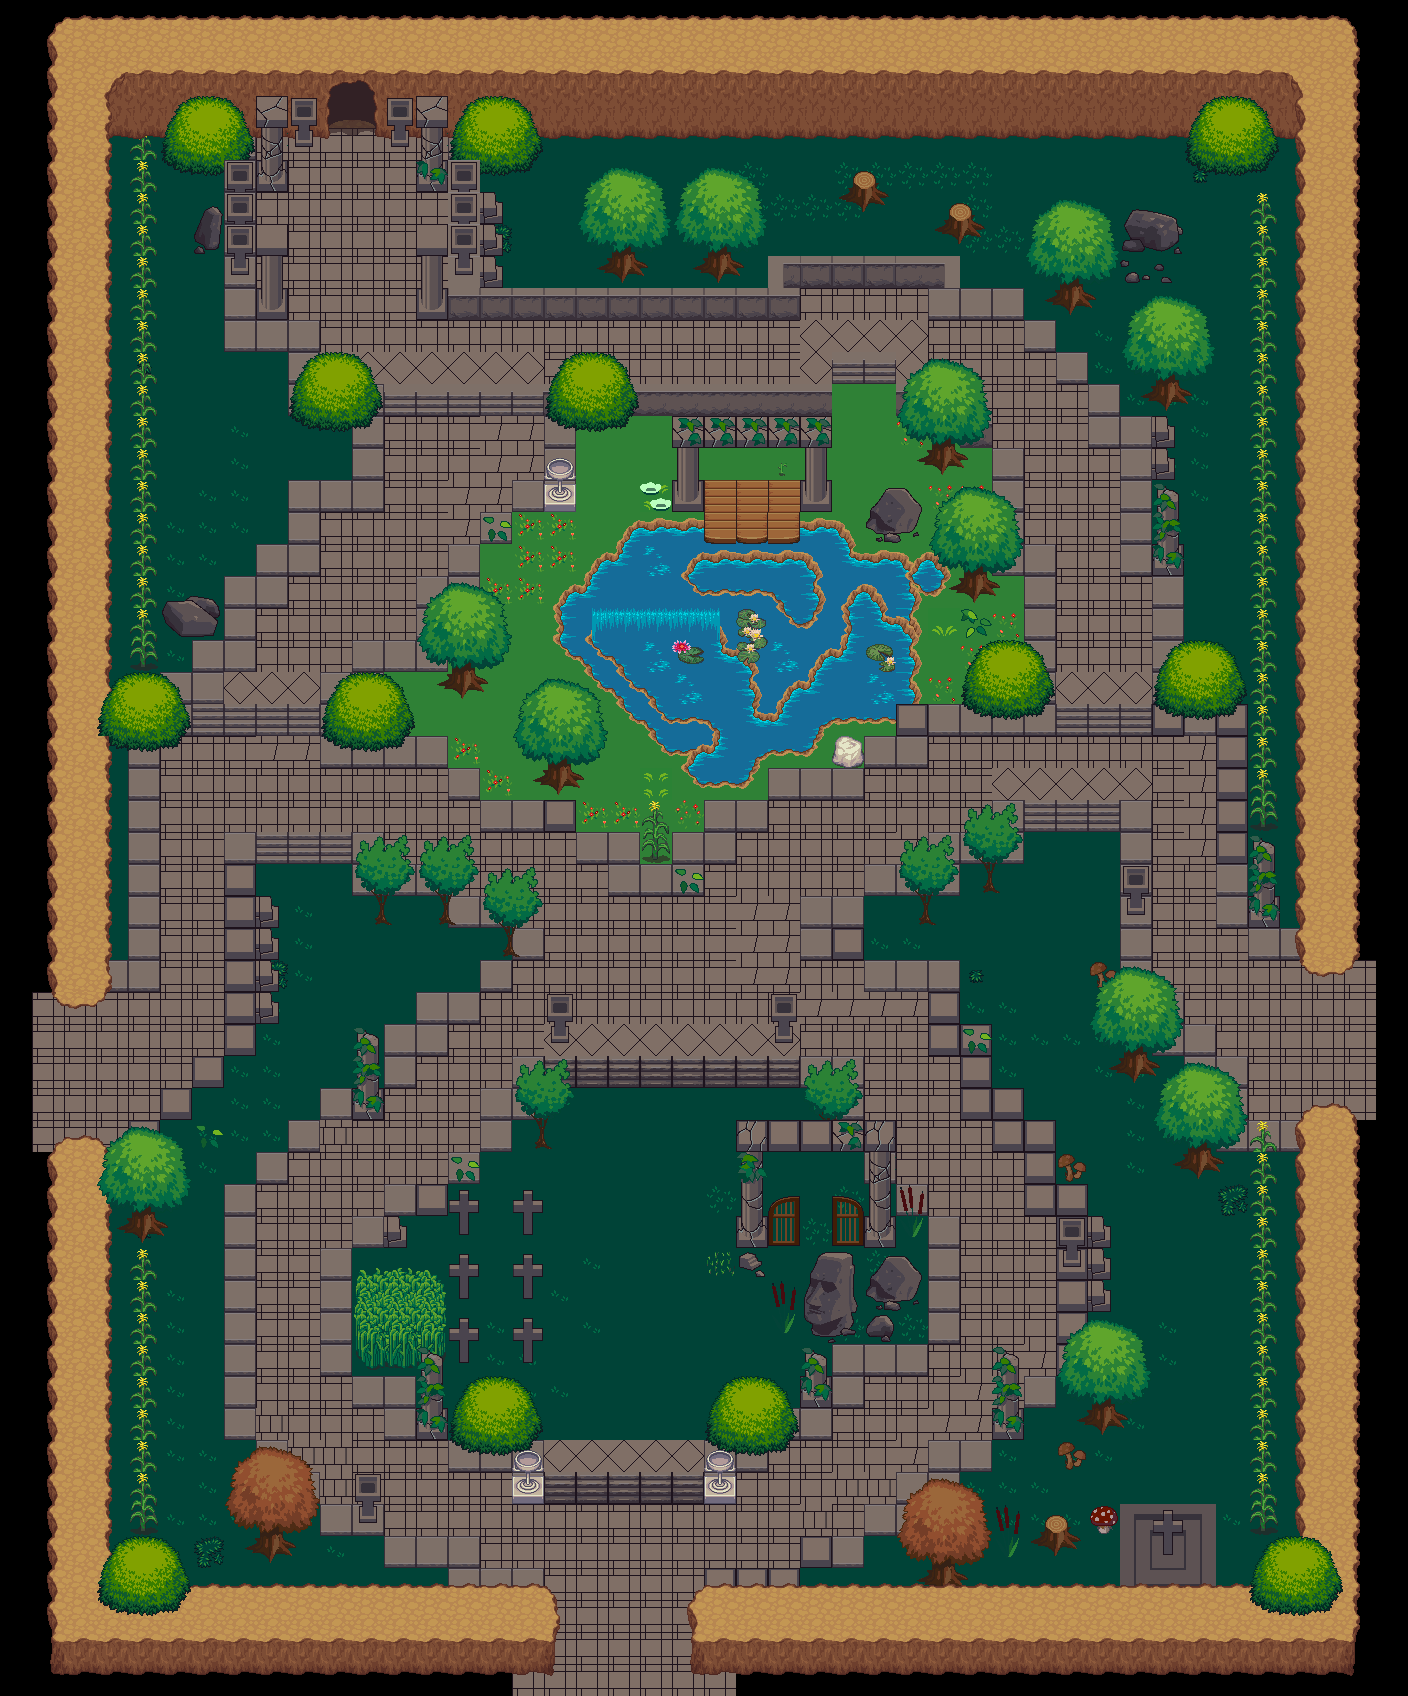

This game map was drawn from its Tiled (.tmx) file and the tilesets committed beside it. A one-line description and the trimmed map source follow:
An orthogonal 44x53 tile map with 32x32 px tiles, 8 tile layers (background, arena, grass details, road, ...) and 278 objects.

<map version="1.5" tiledversion="1.6.0" orientation="orthogonal" renderorder="right-down" width="44" height="53" tilewidth="32" tileheight="32" infinite="0" nextlayerid="14" nextobjectid="286">
 <tileset firstgid="1" source="klipartz.com.tsx" />
 <layer id="1" name="background" width="44" height="53">
  <data>[2332 cells, 1748 non-empty, 3 distinct tile ids]</data>
 </layer>
 <layer id="2" name="arena" width="44" height="53">
  <data>[2332 cells, 44 non-empty, 14 distinct tile ids]</data>
 </layer>
 <layer id="5" name="grass details" width="44" height="53">
  <data>[2332 cells, 266 non-empty, 28 distinct tile ids]</data>
 </layer>
 <layer id="6" name="road" width="44" height="53">
  <data>[2332 cells, 1072 non-empty, 27 distinct tile ids]</data>
 </layer>
 <layer id="7" name="details" width="44" height="53">
  <data>[2332 cells, 347 non-empty, 85 distinct tile ids]</data>
 </layer>
 <layer id="11" name="details1" width="44" height="53">
  <data>[2332 cells, 36 non-empty, 13 distinct tile ids]</data>
 </layer>
 <layer id="4" name="walls" width="44" height="53">
  <data>[2332 cells, 617 non-empty, 32 distinct tile ids]</data>
 </layer>
 <objectgroup id="9" name="exits">
  <object id="1" x="324" y="125" width="54" height="37.5" />
  <object id="2" x="66" y="1014" width="42" height="122" />
  <object id="3" x="554.667" y="1606" width="141.333" height="20.6667" />
  <object id="4" x="1311" y="962.5" width="31.5" height="151.5" />
 </objectgroup>
 <objectgroup id="10" name="collisions">
  <object id="5" x="175.667" y="117.333" width="65.3333" height="52.6667" />
  <object id="6" x="258" y="159.667" width="31" height="29.3333" />
  <object id="7" x="261.667" y="138.333" width="21" height="31.6667" />
  <object id="8" x="294.667" y="119" width="18.6667" height="26" />
  <object id="9" x="390.333" y="118.667" width="18.3333" height="27" />
  <object id="10" x="417.667" y="160.667" width="30" height="30.3333" />
  <object id="11" x="421" y="141.333" width="21.3333" height="33.3333" />
  <object id="12" x="225.333" y="162" width="30.6667" height="185" />
  <object id="13" x="257.333" y="278.333" width="31.3333" height="39.6667" />
  <object id="14" x="252" y="316" width="69.3333" height="36.6667" />
  <object id="15" x="287.667" y="344.333" width="33.6667" height="68" />
  <object id="16" x="290" y="382.667" width="95.6667" height="34.6667" />
  <object id="17" x="352.667" y="405.333" width="31.3333" height="105.667" />
  <object id="18" x="289.667" y="482.667" width="93.6667" height="29.3333" />
  <object id="19" x="288" y="481" width="31.6667" height="93.6667" />
  <object id="20" x="256.667" y="545" width="62.3333" height="30.3333" />
  <object id="21" x="224.667" y="577" width="63.3333" height="31.3333" />
  <object id="22" x="225.333" y="611.333" width="29.3333" height="57" />
  <object id="23" x="193" y="643.667" width="29.3333" height="56.3333" />
  <object id="24" x="120.667" y="677" width="73.3333" height="24.6667" />
  <object id="25" x="167" y="600.333" width="50.3333" height="35.6667" />
  <object id="26" x="136" y="144" width="14.6667" height="522" />
  <object id="27" x="201.667" y="213.667" width="17.3333" height="36.3333" />
  <object id="28" x="415.333" y="283.333" width="32.3333" height="34.3333" />
  <object id="29" x="446.667" y="158.333" width="33.6667" height="161" />
  <object id="30" x="480.667" y="193" width="22.3333" height="91" />
  <object id="31" x="456.333" y="116.667" width="78.3333" height="55.6667" />
  <object id="32" x="450.5" y="284" width="350" height="36.5" />
  <object id="33" x="767.667" y="254.667" width="193.333" height="34.6667" />
  <object id="34" x="611" y="236.333" width="25.6667" height="40" />
  <object id="35" x="706.667" y="237.667" width="24" height="37.6667" />
  <object id="36" x="851.667" y="178.667" width="26.6667" height="24.3333" />
  <object id="37" x="950.333" y="206.667" width="22.6667" height="31" />
  <object id="38" x="1060" y="275.333" width="23.3333" height="31.3333" />
  <object id="39" x="927" y="287.333" width="96.6667" height="33" />
  <object id="40" x="1024.67" y="316.667" width="31.6667" height="34.6666" />
  <object id="41" x="1054.34" y="350.667" width="34" height="33" />
  <object id="42" x="1088.34" y="380.333" width="31.3333" height="35.6667" />
  <object id="43" x="1089.67" y="415.333" width="83" height="31.6667" />
  <object id="44" x="1121.67" y="449.333" width="53.3333" height="30" />
  <object id="45" x="1120" y="480" width="32.6667" height="96" />
  <object id="46" x="1153.67" y="543.667" width="30.6667" height="30" />
  <object id="47" x="1152.67" y="575.667" width="32.3333" height="156" />
  <object id="48" x="1024.67" y="543.333" width="31.3333" height="190.667" />
  <object id="49" x="1178" y="661" width="51.3333" height="72" />
  <object id="50" x="1220.67" y="704" width="25.3333" height="222.333" />
  <object id="51" x="1155.5" y="371.75" width="23.25" height="29.75" />
  <object id="52" x="1128.5" y="212" width="46" height="34.5" />
  <object id="53" x="1198" y="124" width="66" height="40.5" />
  <object id="54" x="1257" y="220" width="10" height="601" />
  <object id="55" x="1246" y="895.667" width="35" height="62.3333" />
  <object id="56" x="1248" y="926.667" width="55" height="32" />
  <object id="57" x="1218" y="1119.67" width="85.3333" height="32.6667" />
  <object id="58" x="1260" y="1148.5" width="8.5" height="386.5" />
  <object id="60" x="1119.67" y="1504.33" width="97.6667" height="81" />
  <object id="61" x="1045" y="1524.5" width="22.5" height="23.5" />
  <object id="62" x="1093" y="1508.5" width="18" height="25" />
  <object id="63" x="922.5" y="1500.5" width="46" height="57" />
  <object id="64" x="1062.5" y="1448" width="15.5" height="17.5" />
  <object id="65" x="1093" y="1395" width="22" height="32.5" />
  <object id="66" x="993" y="1408" width="31" height="31" />
  <object id="67" x="1056.67" y="1215.33" width="53.3333" height="104.333" />
  <object id="68" x="1060.67" y="1308" width="26.6667" height="70.3333" />
  <object id="69" x="1023.67" y="1375" width="37.3333" height="34.6667" />
  <object id="70" x="1064.67" y="1167.33" width="14" height="13.3333" />
  <object id="71" x="1187" y="1139.67" width="23.6667" height="31" />
  <object id="72" x="1124.67" y="1044.33" width="23.3333" height="29.6667" />
  <object id="73" x="1097" y="974.667" width="16.6667" height="12.3333" />
  <object id="74" x="1119.5" y="800.5" width="31" height="245.5" />
  <object id="75" x="1124.5" y="1017.5" width="93" height="36.5" />
  <object id="76" x="1190" y="1051" width="57" height="30.5" />
  <object id="77" x="1227" y="1082.5" width="20.5" height="52" />
  <object id="78" x="992.75" y="803.5" width="31" height="57" />
  <object id="79" x="928.333" y="831.667" width="94" height="31" />
  <object id="80" x="984.333" y="863" width="10.6667" height="28" />
  <object id="81" x="920.667" y="896.667" width="8.33333" height="25.3333" />
  <object id="82" x="864.167" y="864" width="96.8333" height="33" />
  <object id="83" x="801" y="896" width="63" height="32.6667" />
  <object id="84" x="799.333" y="926.667" width="65.5" height="32" />
  <object id="85" x="865.5" y="959" width="94.833" height="34.3333" />
  <object id="86" x="928.667" y="962.333" width="33.3333" height="94.6667" />
  <object id="87" x="929.667" y="1023" width="63.3333" height="33.6667" />
  <object id="88" x="962.333" y="1023.67" width="29.3333" height="95.6667" />
  <object id="89" x="992" y="1087" width="32.3333" height="64.3333" />
  </objectgroup>
 <objectgroup id="13" name="enemies">
  <!-- 19 objects omitted --></objectgroup>
 <objectgroup id="12" name="itemSpawnPoint">
  <!-- 5 objects omitted --></objectgroup>
 <layer id="8" name="foreground" width="44" height="53">
  <data>[2332 cells, 338 non-empty, 66 distinct tile ids]</data>
 </layer>
</map>
<!-- 190 of 278 objects omitted -->
